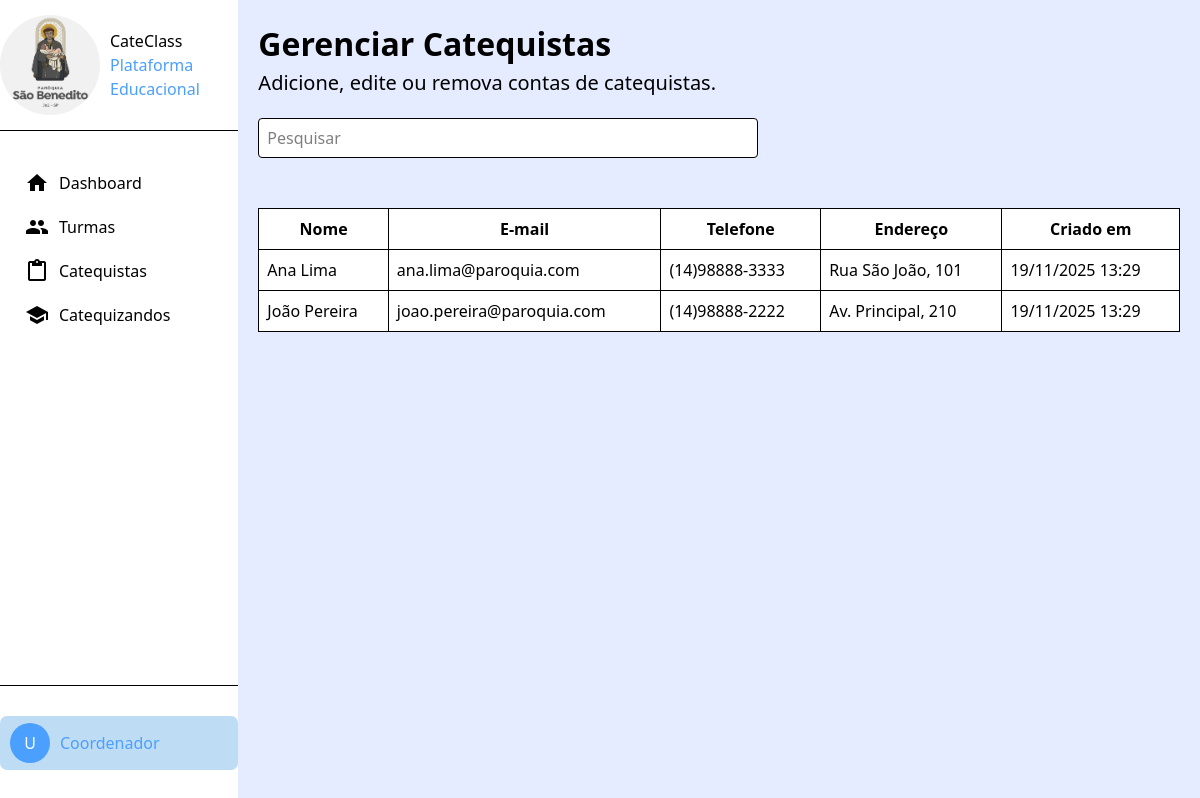
The app's page /app/coordenador/catequistas with its own data.
### tables this page shows
CREATE TABLE IF NOT EXISTS usuarios(
	id_usuario BIGINT UNSIGNED NOT NULL AUTO_INCREMENT PRIMARY KEY,
    nome VARCHAR(100) NOT NULL,
    email VARCHAR(255) NOT NULL UNIQUE,
    senha VARCHAR(255) NOT NULL,
    telefone VARCHAR(14) NOT NULL UNIQUE,
    endereco VARCHAR(255),
    tipo_usuario VARCHAR(255),
     
    criado_em DATETIME DEFAULT CURRENT_TIMESTAMP,
    deletado_em DATETIME NULL
);

### app/controllers/CoordenadorController.php (called while the page is built, shortened)
<?php
    require_once "models/config.php";
    class CoordenadorController
    {
        public function catequistas()
        {
            global $conn;
            $sql = "
                SELECT u.nome, u.email, u.telefone, u.endereco, u.criado_em
                FROM catequistas c
                INNER JOIN usuarios u ON c.usuario_id = u.id_usuario
                WHERE u.deletado_em IS NULL
                ORDER BY u.nome ASC
            ";
            $stmt = $conn->prepare($sql);
            $stmt->execute();
            require_once "views/coordenador/catequistas.php";
        }
    }
?>

### app/views/coordenador/catequistas.php (the view, shortened to what this page needs)
<!DOCTYPE html>
<html lang="pt-br">
<head>
    <script src="https://cdn.jsdelivr.net/npm/@tailwindcss/browser@4"></script>
    <link rel="stylesheet" href="https://cdnjs.cloudflare.com/ajax/libs/font-awesome/4.7.0/css/font-awesome.min.css">
</head>
<body class="flex bg-[#E5ECFF]">
    <?php require_once 'sidebar.php'; ?>
    <main class="p-[20px] w-full">
        <h1 class="text-[32px] font-bold">Gerenciar Catequistas</h1>
        <p class="text-[20px] mb-[20px]">Adicione, edite ou remova contas de catequistas.</p>
        <input id="filtro" type="text" placeholder="Pesquisar"
            class="bg-[#fff] w-[500px] h-[40px] mb-[50px] rounded border border-1 px-2">
        <table class="border border-black bg-white w-full" id="tabela-catequistas">
            <thead>
                <tr class="border border-black">
                    <th class="py-2 px-3 border border-black">Nome</th>
                    <th class="py-2 px-3 border border-black">E-mail</th>
                    <th class="py-2 px-3 border border-black">Telefone</th>
                    <th class="py-2 px-3 border border-black">Endereço</th>
                    <th class="py-2 px-3 border border-black">Criado em</th>
                </tr>
            </thead>
            <tbody>
                <?php
                    if ($stmt->rowCount() > 0) {
                        $catequistas = $stmt->fetchAll(PDO::FETCH_ASSOC);
                        foreach ($catequistas as $catequista) {
                            echo "<tr class='border border-black'>
                                    <td class='p-2 border border-black'>{$catequista['nome']}</td>
                                    <td class='p-2 border border-black'>{$catequista['email']}</td>
                                    <td class='p-2 border border-black'>{$catequista['telefone']}</td>
                                    <td class='p-2 border border-black'>{$catequista['endereco']}</td>
                                    <td class='p-2 border border-black'>" . date('d/m/Y H:i', strtotime($catequista['criado_em'])) . "</td>
                                </tr>";
                        }
                    } else {
                        echo "<tr><td colspan='5' class='p-3 text-center'>Nenhum catequista encontrado.</td></tr>";
                    }
                ?>
            </tbody>
        </table>
    </main>
</body>
</html>

### records on screen
usuarios: nome "Ana Lima", email "ana.lima@paroquia.com", telefone "(14)98888-3333", endereco "Rua São João, 101", criado_em "19/11/2025 13:29"
usuarios: nome "João Pereira", email "joao.pereira@paroquia.com", telefone "(14)98888-2222", endereco "Av. Principal, 210", criado_em "19/11/2025 13:29"
